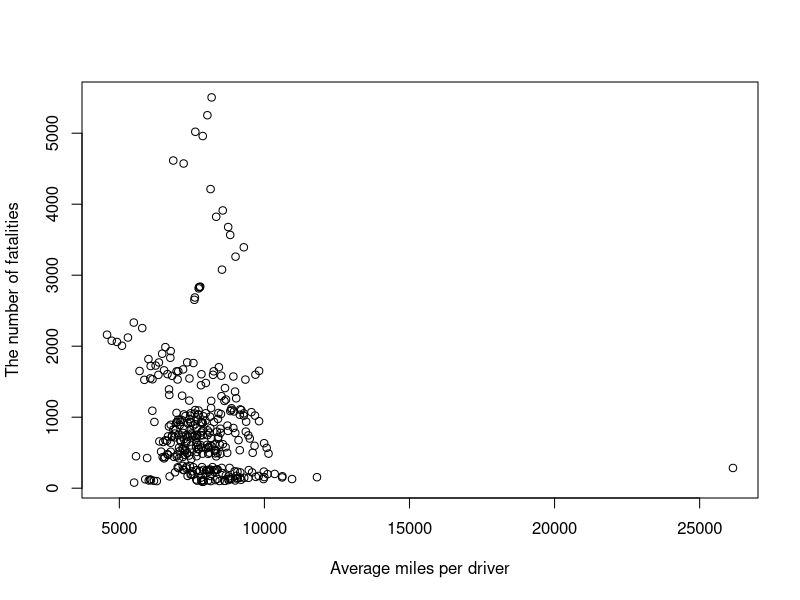
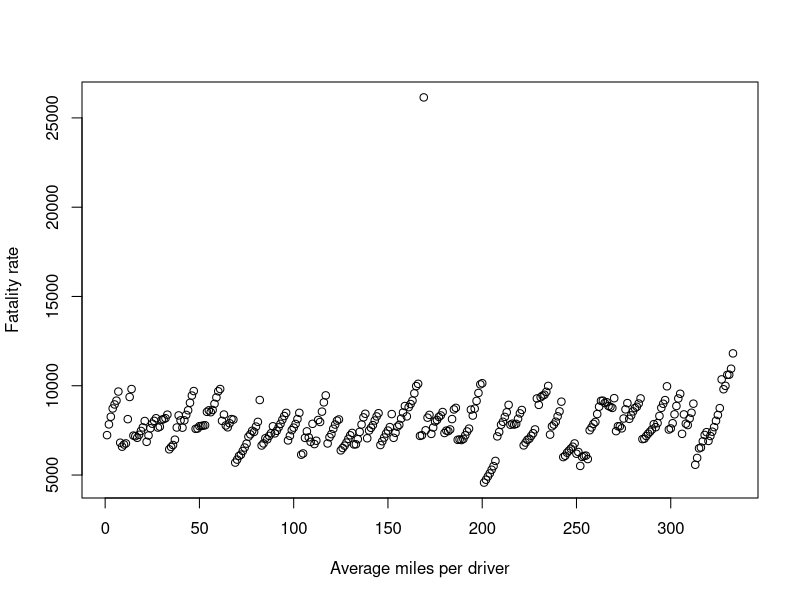

Generate these figures, in order, with R: (Note: this script raises an error after producing the figures.)
## ---- chunk 1
knitr::opts_chunk$set(echo = TRUE)
## ---- chunk 2
library(AER)
library(tidyverse)
library(lubridate)
library(dplyr)
library(lmerTest)
library(scales)
library(kableExtra)
## ---- chunk 3
data('Fatalities')
## ---- chunk 4
Fatalities = Fatalities[-c(28),]
summary(Fatalities)
summary(lm(unemp~jail, data=Fatalities))$coefficients %>% kable() %>% kable_styling()
#sum$coefficients %>% kable() %>% kable_styling()
## ---- chunk 5
Fatalities[which(is.na(Fatalities$jail) | is.na(Fatalities$service)), ]


Fatalities <- Fatalities[-28, ]
## ---- chunk 6
Fatalities[order(-Fatalities$miles), ] %>% head(5)

plot(Fatalities$miles[-171], Fatalities$fatal[-171], xlab = 'Average miles per driver', ylab = 'The number of fatalities' )

plot(Fatalities$miles[-171], Fatalities$frate[-171], xlab = 'Average miles per driver', ylab = 'Fatality rate' )
## ---- chunk 7
Fatalities[which(Fatalities$state=="ca"), ]
## ---- chunk 8
Fatalities$drinkage = round(Fatalities$drinkage)
Fatalities$drinkage = as.factor(Fatalities$drinkage)
## ---- chunk 9
cor(Fatalities$fatal, Fatalities[, -which(sapply(Fatalities, class)=="factor")])
## ---- chunk 10
Fatalities$frate = Fatalities$fatal/Fatalities$pop

cor(Fatalities$frate, Fatalities[, -which(sapply(Fatalities, class)=="factor")])
## ---- chunk 11
#summary(glm(breath~frate,data=Fatalities,family=binomial))$coefficients # breath vs. frate
#summary(glm(jail~frate,data=Fatalities,family=binomial))$coefficients # jail vs. frate
#summary(glm(service~frate,data=Fatalities,family=binomial))$coefficients # service vs. frate

#summary(glm(breath~unemp,data=Fatalities,family=binomial))$coefficients # breath vs. unemp
#summary(glm(jail~unemp,data=Fatalities,family=binomial))$coefficients # jail vs. unemp
#summary(glm(service~unemp,data=Fatalities,family=binomial))$coefficients # service vs. unemp

#summary(glm(breath~miles,data=Fatalities,family=binomial))$coefficients # breath vs. miles
#summary(glm(jail~miles,data=Fatalities,family=binomial))$coefficients # jail vs. miles
#summary(glm(service~miles,data=Fatalities,family=binomial))$coefficients # service vs. miles

#summary(glm(breath~youngdrivers,data=Fatalities,family=binomial))$coefficients # breath vs. youngdrivers
#summary(glm(jail~youngdrivers,data=Fatalities,family=binomial))$coefficients # jail vs. youngdrivers
#summary(glm(service~youngdrivers,data=Fatalities,family=binomial))$coefficients # service vs. youngdrivers

#summary(glm(breath~beertax,data=Fatalities,family=binomial))$coefficients # breath vs. beertax
#summary(glm(jail~beertax,data=Fatalities,family=binomial))$coefficients # jail vs. beertax
#summary(glm(service~beertax,data=Fatalities,family=binomial))$coefficients # service vs. beertax

#summary(glm(breath~income,data=Fatalities,family=binomial))$coefficients # breath vs. income
#summary(glm(jail~income,data=Fatalities,family=binomial))$coefficients # jail vs. income
#summary(glm(service~income,data=Fatalities,family=binomial))$coefficients # service vs. income
## ---- chunk 12
cor(Fatalities$frate, Fatalities[, -which(sapply(Fatalities, class)=="factor")])
## ---- chunk 13
Fatalities$jail = relevel(Fatalities$jail, ref="no")
mod1 = glm(jail ~ rescale(unemp)+rescale(income)+rescale(beertax)+rescale(youngdrivers)+rescale(miles),
           family="binomial", data=Fatalities)
summary(mod1)
## ---- chunk 14
prob1 = mod1$fitted.values
pscore1 = ifelse(Fatalities$jail == "yes", prob1,(1-prob1))
weight1 = 1/pscore1

mod1_new = lmer(frate~jail+rescale(unemp)+rescale(income)+rescale(beertax)+rescale(youngdrivers)+
                  rescale(miles)+(1|state),data=Fatalities, weights=weight1)

summary(mod1_new)
## ---- chunk 15
mod2 = glm(breath ~ rescale(unemp)+rescale(income)+rescale(beertax)+rescale(youngdrivers)+rescale(miles), family="binomial", data=Fatalities)
prob2 = mod2$fitted.values
pscore2 = ifelse(Fatalities$breath == "yes", prob2,(1-prob2))
weight2 = 1/pscore2
mod2_new = lmer(frate~breath+rescale(unemp)+rescale(income)+rescale(beertax)+rescale(youngdrivers)+rescale(miles)+(1|state),data=Fatalities, weights=weight2)
summary(mod2_new)

anova( lm(frate ~ year + state, data = Fatalities))
## ---- chunk 16
mod3 = glm(service ~ rescale(unemp)+rescale(income)+rescale(beertax)+rescale(youngdrivers)+rescale(miles),
           family="binomial", data=Fatalities)
prob3 = mod3$fitted.values
pscore3 = ifelse(Fatalities$service == "yes", prob3,(1-prob3))
weight3 = 1/pscore3
mod3_new = lmer(frate~service+rescale(unemp)+rescale(income)+rescale(beertax)+rescale(youngdrivers)+
                  rescale(miles)+(1|state),data=Fatalities, weights=weight3)
summary(mod3_new)
## ---- chunk 17
mod4 = glm(service ~ jail+rescale(unemp)+rescale(income)+rescale(beertax)+rescale(youngdrivers)+rescale(miles), family="binomial", data=Fatalities)
prob4 = mod4$fitted.values
pscore4 = ifelse(Fatalities$service == "yes", prob4,(1-prob4))
weight4 = 1/pscore4
mod4_new = lmer(frate~service+jail+rescale(unemp)+rescale(income)+rescale(beertax)+rescale(youngdrivers)+rescale(miles)+(1|year),data=Fatalities, weights=weight4)
summary(mod4_new)
## ---- chunk 18
mod5 = glm(jail ~ service+rescale(unemp)+rescale(income)+rescale(beertax)+rescale(youngdrivers)+
             rescale(miles), family="binomial", data=Fatalities)
prob5 = mod5$fitted.values
pscore5 = ifelse(Fatalities$service == "yes", prob5,(1-prob5))
weight5 = 1/pscore5
mod5_new = lmer(frate~service+jail+rescale(unemp)+rescale(income)+rescale(beertax)+rescale(youngdrivers)+
                  rescale(miles)+(1|year),data=Fatalities, weights=weight5)
summary(mod5_new)
## ---- chunk 19
mod6 = glm(breath ~ rescale(unemp)+rescale(income)+rescale(beertax)+rescale(youngdrivers)+rescale(miles), family="binomial", data=Fatalities)
prob6 = mod6$fitted.values
pscore6 = ifelse(Fatalities$breath == "yes", prob6,(1-prob6))
weight6 = 1/pscore6
mod6_new = lmer(frate_18to20~drinkage+rescale(unemp)+rescale(income)+rescale(beertax)+rescale(youngdrivers)+rescale(miles)+(1|state)+(1|year),data=Fatalities, weights=weight6)
summary(mod6_new)
## ---- chunk 20
dat = Fatalities[, c('fatal', 'beertax', 'jail', 'unemp', 'state', 'youngdrivers')]
dat = dat[!is.na(dat$jail), ]

model1 = lmer(fatal~beertax+jail+unemp+youngdrivers+(1|state),data=dat)
summary(model1)
## ---- chunk 21
model2 = lm(unemp~jail, data=dat)
summary(model2)
## ---- chunk 22
Fatalities$service = relevel(Fatalities$service, ref="no")
models = glm(service ~ beertax+unemp+youngdrivers, family="binomial", data=Fatalities)
prob = models$fitted.values
pscore = ifelse(Fatalities$service == "yes", prob,(1-prob))
weight = 1/pscore

model_new = lmer(frate~beertax+service+unemp+youngdrivers+(1|state),data=Fatalities, weights=weight)
summary(model_new)
anova(model_new)
